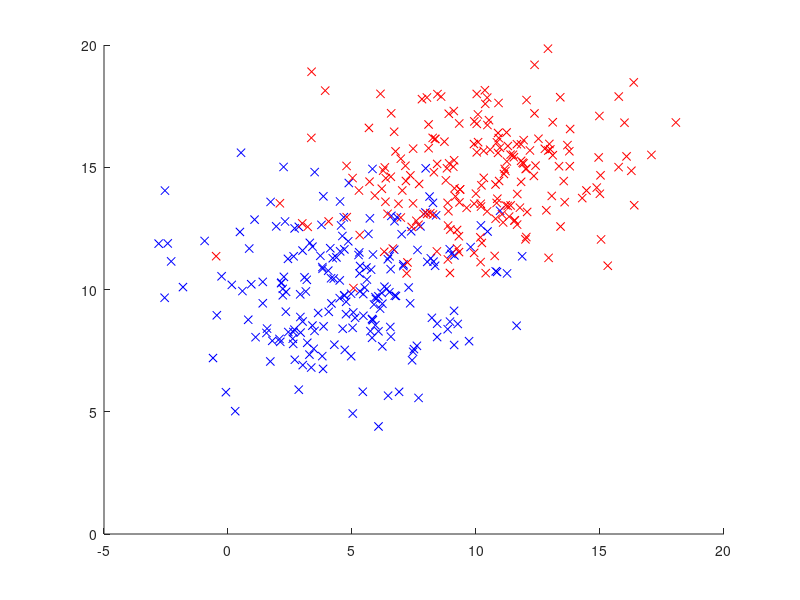

Here is the MATLAB script that generated this plot: (Note: this script raises an error after producing the figure.)
%% initialization
clear all;
close all;
clc;

% set fixed rng seed
rng(1);

% num of samples
num_samples_A = 200;
num_samples_B = 200;
num_samples_C = 100;
num_samples_D = 200;
num_samples_E = 150;

prior_A = num_samples_A/(num_samples_A + num_samples_B);
prior_B = num_samples_B/(num_samples_A + num_samples_B);
prior_C = num_samples_C/(num_samples_C + num_samples_D + num_samples_E);
prior_D = num_samples_D/(num_samples_C + num_samples_D + num_samples_E);
prior_E = num_samples_E/(num_samples_C + num_samples_D + num_samples_E);


% sample means
mu_A = [5 10]';
mu_B = [10 15]';
mu_C = [5 10]';
mu_D = [15 10]';
mu_E = [10 5]';

% sample covariance matrices
sigma_A = [8 0; 0 4];
sigma_B = [8 0; 0 4];
sigma_C = [8 4; 4 40];
sigma_D = [8 0; 0 8];
sigma_E = [10 -5; -5 20];

% eigen values and vectors
[eig_vecs_A, eig_vals_A] = eig(sigma_A);
[eig_vecs_B, eig_vals_B] = eig(sigma_B);
[eig_vecs_C, eig_vals_C] = eig(sigma_C);
[eig_vecs_D, eig_vals_D] = eig(sigma_D);
[eig_vecs_E, eig_vals_E] = eig(sigma_E);


% generate distributions
A_dist = mvnrnd(mu_A, sigma_A, num_samples_A);
B_dist = mvnrnd(mu_B, sigma_B, num_samples_B);
C_dist = mvnrnd(mu_C, sigma_C, num_samples_C);
D_dist = mvnrnd(mu_D, sigma_D, num_samples_D);
E_dist = mvnrnd(mu_E, sigma_E, num_samples_E);


% generate meshgrids for plotting contours
mesh_step_size = 0.1;
c1_x = min([A_dist(:,1);B_dist(:,1)])-1:mesh_step_size:max([A_dist(:,1);B_dist(:,1)])+1;
c1_y = min([A_dist(:,2);B_dist(:,2)])-1:mesh_step_size:max([A_dist(:,2);B_dist(:,2)])+1;
[mesh1_X, mesh1_Y] = meshgrid(c1_x, c1_y);

c2_x = min([C_dist(:,1);D_dist(:,1);E_dist(:,1)])-1:mesh_step_size:max([C_dist(:,1);D_dist(:,1);E_dist(:,1)])+1;
c2_y = min([C_dist(:,2);D_dist(:,2);E_dist(:,2)])-1:mesh_step_size:max([C_dist(:,2);D_dist(:,2);E_dist(:,2)])+1;
[mesh2_X, mesh2_Y] = meshgrid(c2_x, c2_y);

%% Part 2

% visualization
figure(1);
hold on;
plot(A_dist(:,1), A_dist(:,2), 'bx');
plot(B_dist(:,1), B_dist(:,2), 'rx');
plot_unit_variance_contour(mu_A, sigma_A, 'b');
plot_unit_variance_contour(mu_B, sigma_B, 'r');
legend('Class A', 'Class B');

figure(2);
hold on;
plot(C_dist(:,1), C_dist(:,2), 'bx');
plot(D_dist(:,1), D_dist(:,2), 'rx');
plot(E_dist(:,1), E_dist(:,2), 'kx');
plot_unit_variance_contour(mu_C, sigma_C, 'b');
plot_unit_variance_contour(mu_D, sigma_D, 'r');
plot_unit_variance_contour(mu_E, sigma_E, 'k');
legend('Class C', 'Class D', 'Class E');


%% Part 3

MED_COLOR = [0, 210, 211]/255;
GED_COLOR = [95, 39, 205]/255;
MAP_COLOR = [255, 159, 67]/255;
NN1_COLOR = [200, 50, 0]/255;
NN5_COLOR = [50, 100, 150]/255;

% MED
figure(3);
hold on;
plot(A_dist(:,1), A_dist(:,2), 'bx');
plot(B_dist(:,1), B_dist(:,2), 'rx');

MED1 = generate_MED_decision_boundary(mu_A, mu_B, mesh1_X, mesh1_Y);
GED1 = generate_GED_decision_boundary(mu_A, mu_B, sigma_A, sigma_B, mesh1_X, mesh1_Y);
MAP1 = generate_MAP_decision_boundary(mu_A, mu_B, sigma_A, sigma_B, 0.7, 0.3, mesh1_X, mesh1_Y);

contour(mesh1_X ,mesh1_Y, MED1, [0, 0], 'Color', MED_COLOR, 'LineWidth', 2);
contour(mesh1_X ,mesh1_Y, GED1, [0, 0], 'Color', GED_COLOR, 'LineWidth', 2);
contour(mesh1_X ,mesh1_Y, MAP1, [0, 0], 'Color', MAP_COLOR, 'LineWidth', 2);

plot_unit_variance_contour(mu_A, sigma_A, 'b');
plot_unit_variance_contour(mu_B, sigma_B, 'r');

legend('Class A', 'Class B', 'MED Boundary', 'GED Bondary', 'MAP Boundary');


figure(4);
hold on;
plot(C_dist(:,1), C_dist(:,2), 'bx');
plot(D_dist(:,1), D_dist(:,2), 'rx');
plot(E_dist(:,1), E_dist(:,2), 'kx');

MED2 = combine_regions( ...
    generate_MED_decision_boundary(mu_C, mu_D, mesh2_X, mesh2_Y), ...
    generate_MED_decision_boundary(mu_D, mu_E, mesh2_X, mesh2_Y), ...
    generate_MED_decision_boundary(mu_E, mu_C, mesh2_X, mesh2_Y) ...
);

GED2 = combine_regions( ...
    generate_GED_decision_boundary(mu_C, mu_D, sigma_C, sigma_D, mesh2_X, mesh2_Y), ...
    generate_GED_decision_boundary(mu_D, mu_E, sigma_D, sigma_E, mesh2_X, mesh2_Y), ...
    generate_GED_decision_boundary(mu_E, mu_C, sigma_E, sigma_C, mesh2_X, mesh2_Y) ...
);

MAP2 = combine_regions( ...
    generate_MAP_decision_boundary(mu_C, mu_D, sigma_C, sigma_D, prior_C, prior_D, mesh2_X, mesh2_Y), ...
    generate_MAP_decision_boundary(mu_D, mu_E, sigma_D, sigma_E, prior_D, prior_E, mesh2_X, mesh2_Y), ...
    generate_MAP_decision_boundary(mu_E, mu_C, sigma_E, sigma_C, prior_E, prior_C, mesh2_X, mesh2_Y) ...
);

contour(mesh2_X ,mesh2_Y, MED2, 'Color', MED_COLOR, 'LineWidth', 2);
contour(mesh2_X ,mesh2_Y, GED2, 'Color', GED_COLOR, 'LineWidth', 2);
contour(mesh2_X ,mesh2_Y, MAP2, 'Color', MAP_COLOR, 'LineWidth', 2);

plot_unit_variance_contour(mu_C, sigma_C, 'b');
plot_unit_variance_contour(mu_D, sigma_D, 'r');
plot_unit_variance_contour(mu_E, sigma_E, 'k');

legend('Class C', 'Class D', 'Class E', 'MED Boundaries', 'GED Bondaries', 'MAP Boundaries');

% NN

figure(5);
hold on;
plot(A_dist(:,1), A_dist(:,2), 'bx');
plot(B_dist(:,1), B_dist(:,2), 'rx');

NN1_1 = generate_kNN_decision_boundary2(1, A_dist, B_dist, mesh1_X, mesh1_Y);

contour(mesh1_X ,mesh1_Y, NN1_1, [0, 0], 'Color', NN1_COLOR, 'LineWidth', 2);

plot_unit_variance_contour(mu_A, sigma_A, 'b');
plot_unit_variance_contour(mu_B, sigma_B, 'r');

legend('Class A', 'Class B', 'NN1 Boundary');

figure(6);
hold on;
plot(C_dist(:,1), C_dist(:,2), 'bx');
plot(D_dist(:,1), D_dist(:,2), 'rx');
plot(E_dist(:,1), E_dist(:,2), 'kx');

NN1_2 = combine_regions( ...
    generate_kNN_decision_boundary2(1, C_dist, D_dist, mesh2_X, mesh2_Y), ...
    generate_kNN_decision_boundary2(1, D_dist, E_dist, mesh2_X, mesh2_Y), ...
    generate_kNN_decision_boundary2(1, E_dist, C_dist, mesh2_X, mesh2_Y) ...
);

contour(mesh2_X ,mesh2_Y, NN1_2, 'Color', NN1_COLOR, 'LineWidth', 1);

plot_unit_variance_contour(mu_C, sigma_C, 'b');
plot_unit_variance_contour(mu_D, sigma_D, 'r');
plot_unit_variance_contour(mu_E, sigma_E, 'k');

legend('Class C', 'Class D', 'Class E', 'NN1 Boundary');

% kNN

figure(7);
hold on;
plot(A_dist(:,1), A_dist(:,2), 'bx');
plot(B_dist(:,1), B_dist(:,2), 'rx');

NN5_1 = generate_kNN_decision_boundary2(5, A_dist, B_dist, mesh1_X, mesh1_Y);

contour(mesh1_X ,mesh1_Y, NN5_1, [0, 0], 'Color', NN5_COLOR, 'LineWidth', 2);

plot_unit_variance_contour(mu_A, sigma_A, 'b');
plot_unit_variance_contour(mu_B, sigma_B, 'r');

legend('Class A', 'Class B', 'NN5 Boundary');

figure(8);
hold on;
plot(C_dist(:,1), C_dist(:,2), 'bx');
plot(D_dist(:,1), D_dist(:,2), 'rx');
plot(E_dist(:,1), E_dist(:,2), 'kx');

NN5_2 = combine_regions( ...
    generate_kNN_decision_boundary2(5, C_dist, D_dist, mesh2_X, mesh2_Y), ...
    generate_kNN_decision_boundary2(5, D_dist, E_dist, mesh2_X, mesh2_Y), ...
    generate_kNN_decision_boundary2(5, E_dist, C_dist, mesh2_X, mesh2_Y) ...
);

contour(mesh2_X ,mesh2_Y, NN5_2, 'Color', NN5_COLOR, 'LineWidth', 1);

plot_unit_variance_contour(mu_C, sigma_C, 'b');
plot_unit_variance_contour(mu_D, sigma_D, 'r');
plot_unit_variance_contour(mu_E, sigma_E, 'k');

legend('Class C', 'Class D', 'Class E', 'NN5 Boundary');